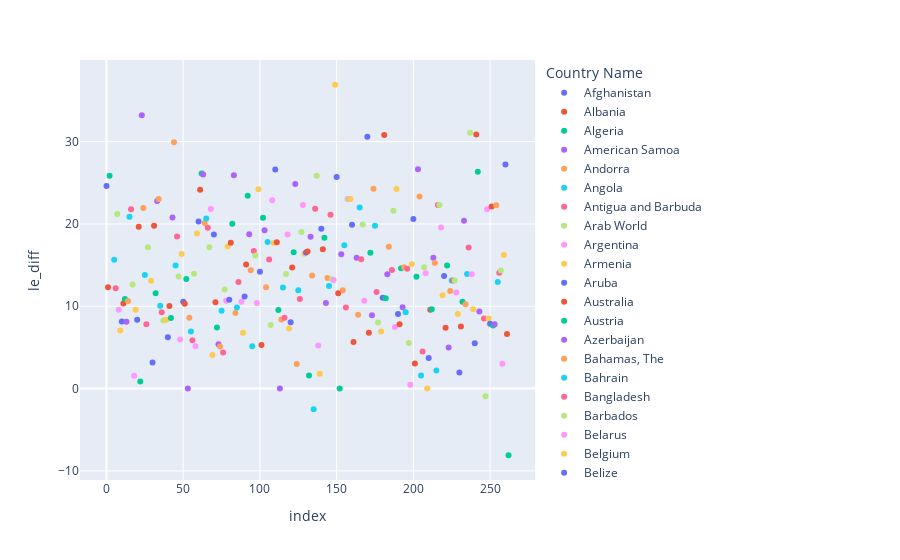

Here is the notebook cell this chart was saved with:
### Markdown cell above
Zimbabwe had the highest average ranking across all years in Population Density.

### Q4

What country has shown the greatest increase in 'Life expectancy at birth, total (years)' since 1962?

### Code cell
le_label = 'Life expectancy at birth, total (years)'

le_df = gapminder_df[['Year', 'Country Name', le_label]]

max_year = max(le_df['Year'].unique())

# Get first and last available values for each country 
le_df = le_df.sort_values(by="Year").groupby(['Country Name']).agg(['first', 'last'])

# Filter to only include results after 1962
le_df = le_df[le_df['Year']['first'] >= 1962]

le_df['le_diff'] = le_df[le_label]['last'] - le_df[le_label]['first']

le_df = le_df.reset_index()
px.scatter(le_df, y='le_diff', color='Country Name')
